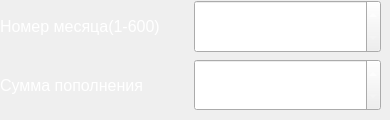
         <widget class="QWidget" name="depositTab6">
          <attribute name="title">
           <string>6</string>
          </attribute>
          <widget class="QWidget" name="layoutWidget_6">
           <property name="geometry">
            <rect>
             <x>0</x>
             <y>0</y>
             <width>381</width>
             <height>111</height>
            </rect>
           </property>
           <layout class="QVBoxLayout" name="depositTabLayout6">
            <item>
             <layout class="QHBoxLayout" name="monthDepositLayout6">
              <item>
               <widget class="QLabel" name="monthDepositLabel6">
                <property name="font">
                 <font>
                  <pointsize>12</pointsize>
                 </font>
                </property>
                <property name="styleSheet">
                 <string notr="true">color: rgb(255, 255, 255);</string>
                </property>
                <property name="text">
                 <string>Номер месяца(1-600)</string>
                </property>
               </widget>
              </item>
              <item>
               <widget class="QSpinBox" name="monthDepositSpinBox6">
                <property name="sizePolicy">
                 <sizepolicy hsizetype="Minimum" vsizetype="Minimum">
                  <horstretch>0</horstretch>
                  <verstretch>0</verstretch>
                 </sizepolicy>
                </property>
                <property name="font">
                 <font>
                  <pointsize>10</pointsize>
                 </font>
                </property>
                <property name="styleSheet">
                 <string notr="true">color: rgb(255, 255, 255);</string>
                </property>
                <property name="suffix">
                 <string> у.е.</string>
                </property>
                <property name="minimum">
                 <number>1</number>
                </property>
                <property name="maximum">
                 <number>600</number>
                </property>
               </widget>
              </item>
             </layout>
            </item>
            <item>
             <layout class="QHBoxLayout" name="amountDepositMiddleLayout6">
              <item>
               <widget class="QLabel" name="amountDepositMiddleLabel6">
                <property name="font">
                 <font>
                  <pointsize>12</pointsize>
                 </font>
                </property>
                <property name="styleSheet">
                 <string notr="true">color: rgb(255, 255, 255);</string>
                </property>
                <property name="text">
                 <string>Сумма пополнения</string>
                </property>
               </widget>
              </item>
              <item>
               <widget class="QDoubleSpinBox" name="amountDepositMiddleDoubleSpinBox6">
                <property name="sizePolicy">
                 <sizepolicy hsizetype="Minimum" vsizetype="Minimum">
                  <horstretch>0</horstretch>
                  <verstretch>0</verstretch>
                 </sizepolicy>
                </property>
                <property name="font">
                 <font>
                  <pointsize>10</pointsize>
                 </font>
                </property>
                <property name="styleSheet">
                 <string notr="true">color: rgb(255, 255, 255);</string>
                </property>
                <property name="suffix">
                 <string> руб.</string>
                </property>
                <property name="maximum">
                 <double>999999999999999926539781176481198923508803215199467887262646419780362305536.000000000000000</double>
                </property>
               </widget>
              </item>
             </layout>
            </item>
           </layout>
          </widget>
         </widget>
